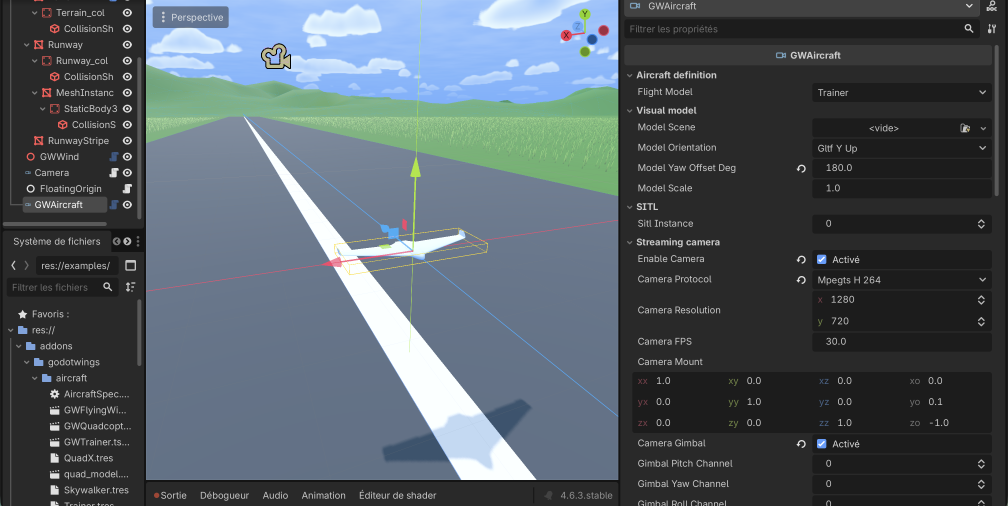
#> input picture assets/example_setup.png, 3024 x 1518 px (shown at 1/3 size)
$ python -i gw_camera_client.py   (imports and definitions only)
#> lines starting #> are read from the running program, lines starting #| are printed output that depends on the picture; after the words box and inside, x2 and y2 are one past the last pixel; in counts of white or black regions, pixels touching at a corner belong together
#> further down, picture is the input picture: shape (1518, 3024, 3); mean B, G, R 97.9, 90.7, 81.1
#!/usr/bin/env python3
"""Reference GodotWings camera client: H.264 video in, MAVLink commands out.

Closes the loop the library is built for:

    GodotWings (GWCamera) --RTP/H.264--> OpenCV --(detect)--> pymavlink --> ArduPilot SITL
                          --metadata UDP-> pose/sim_time correlation

This is intentionally minimal and dependency-light. It is NOT imported by the
addon; copy it into your companion project and replace the detect() stub with
your real CV.

Run GodotWings first (it must be listening so ArduPilot's lockstep can start),
then:

    pip install opencv-python pymavlink numpy
    python gw_camera_client.py --video user://godotwings_cam.sdp \
        --mavlink udp:127.0.0.1:14550

Video source options (match GWCamera's `protocol` export):
  * RTP_H264    -> pass the .sdp path GWCamera prints on startup.
                   (Set env OPENCV_FFMPEG_CAPTURE_OPTIONS as below for RTP.)
  * MPEGTS_H264 -> pass  udp://127.0.0.1:5600   (no SDP needed; simplest).
  * RTSP        -> pass  rtsp://127.0.0.1:8554/godotwings
"""

import argparse
import json
import os
import socket
import sys

# RTP over UDP needs these protocols whitelisted in the ffmpeg backend.
# [3 lines not run here, left out]

import numpy as np  # noqa: E402
import cv2  # noqa: E402


# [5 lines left out: function open_video, not called in this run]


def detect(frame: np.ndarray):
    """Replace with real CV. Returns (cx, cy) pixel target or None.

    Stub: find the largest bright blob as a stand-in 'target'."""
    gray = cv2.cvtColor(frame, cv2.COLOR_BGR2GRAY)
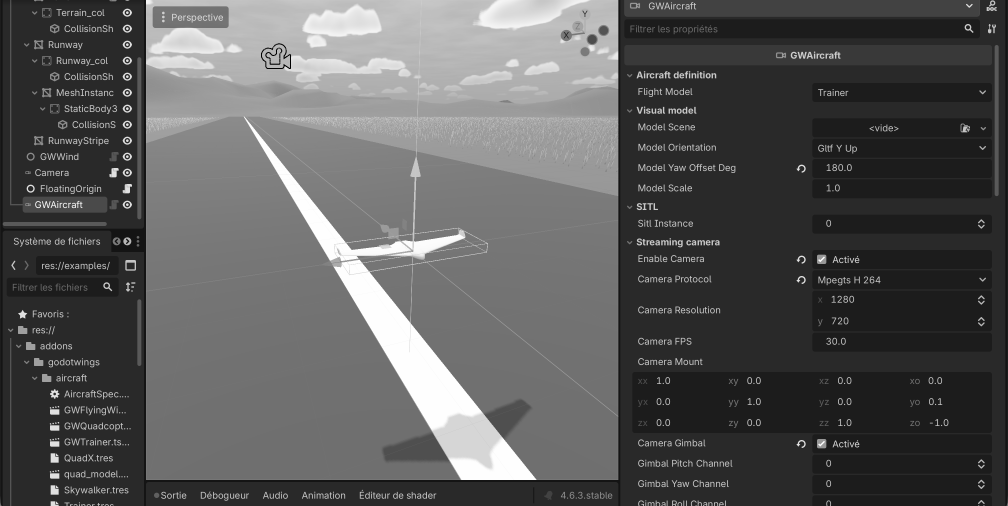
#> gray: shape (1518, 3024) (shown at 1/3 size); min 0, max 255, mean 88.6
    _, mask = cv2.threshold(gray, 220, 255, cv2.THRESH_BINARY)
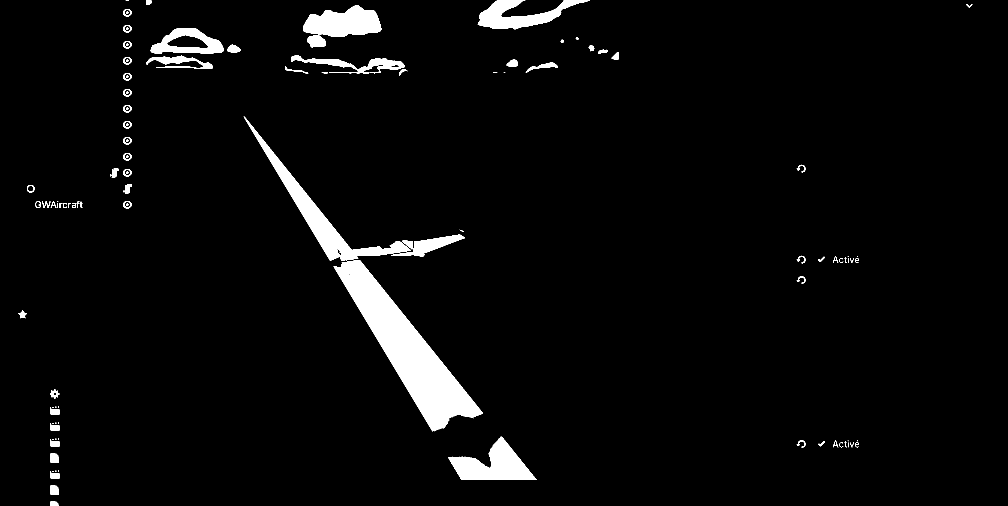
#> mask: shape (1518, 3024) (shown at 1/3 size); 3.7% white; 161 white regions (65 under 20 px)
    contours, _ = cv2.findContours(mask, cv2.RETR_EXTERNAL, cv2.CHAIN_APPROX_SIMPLE)
#> contours = 149 contours, 78 with area under 20; largest, box (x1, y1, x2, y2) and area: (1001, 792, 1449, 1295) 63204, (731, 350, 1037, 782) 16793, (1344, 1309, 1610, 1440) 16595, (909, 15, 1144, 110) 14987, (1433, 0, 1770, 88) 12022
    if not contours:
        return None
    c = max(contours, key=cv2.contourArea)
#> c = contour of 804 points, box (x1, y1, x2, y2) (1001, 792, 1449, 1295), area 63204
    if cv2.contourArea(c) < 25:
        return None
    m = cv2.moments(c)
#> m = moments, m00 63204.5, centre m10/m00, m01/m00 = (1228.5, 1061)
    if m["m00"] == 0:
        return None
    return int(m["m10"] / m["m00"]), int(m["m01"] / m["m00"])


# [89 lines left out: functions make_metadata_socket, latest_metadata, send_landing_target, main, not called in this run]


# [2 lines not run here, left out]

>>> import cv2
>>> picture = cv2.imread('../assets/example_setup.png')
>>> result = detect(picture)
#> result = (1228, 1060)
